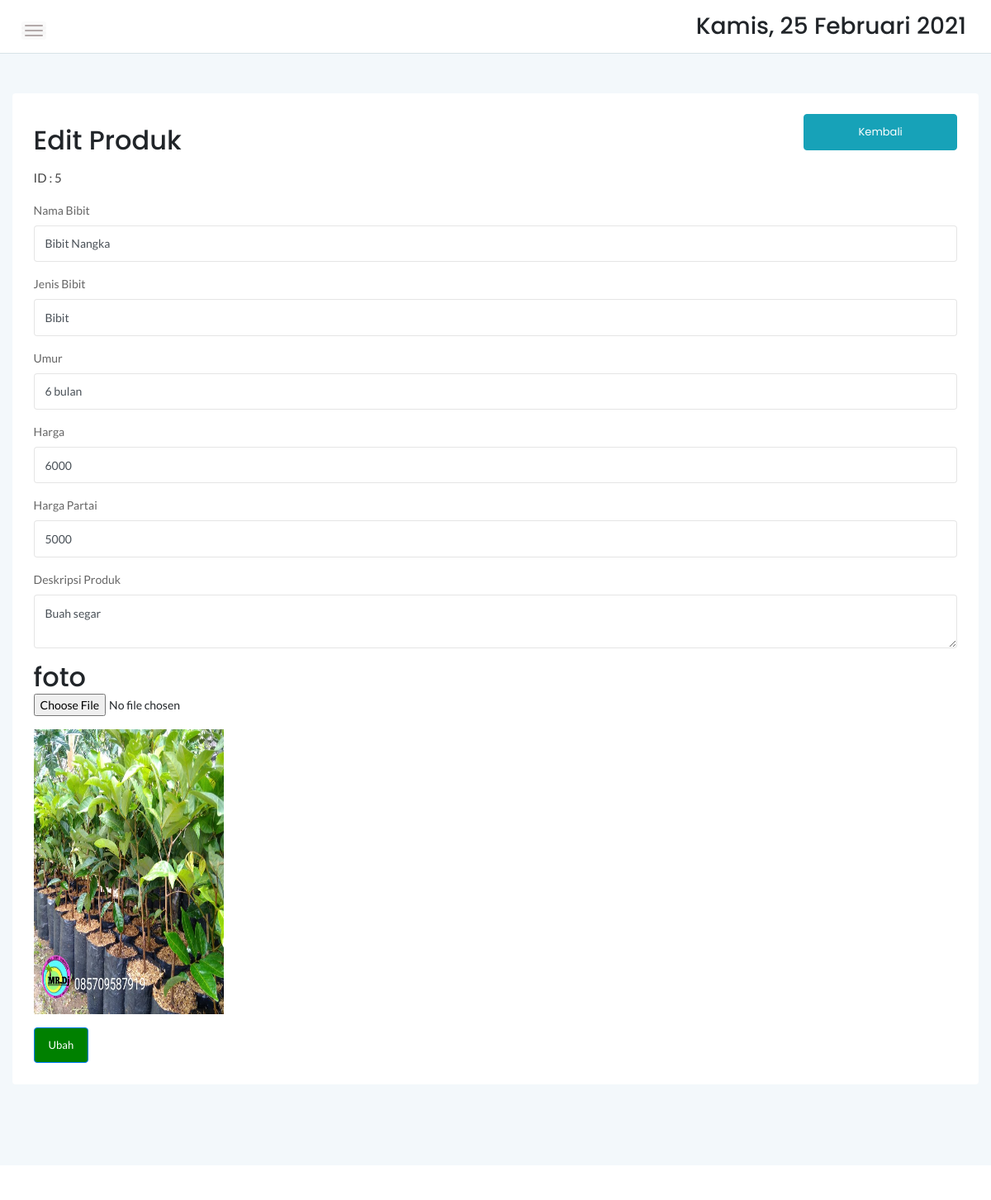
Screenshot of /admin/produk-edit.php?status=edit&&id=5 with the database file from the repository.
### tables this page shows
CREATE TABLE `barang` (
  `idbarang` int(11) NOT NULL,
  `nama_barang` varchar(45) DEFAULT NULL,
  `jenis_barang` varchar(45) DEFAULT NULL,
  `stok_barang` int(11) DEFAULT NULL,
  `umur` varchar(10) DEFAULT NULL,
  `foto_barang` varchar(100) DEFAULT NULL,
  `harga` varchar(30) NOT NULL,
  `harga_partai` int(11) NOT NULL,
  `deskripsi` text NOT NULL,
  `tgldibuat` timestamp NOT NULL DEFAULT current_timestamp()
);

### admin/produk-edit.php (the view, shortened to what this page needs)
<?php
include_once '../koneksi.php';
$id = $_GET['id'];
$userquery = ("SELECT * FROM barang WHERE idbarang = ".$id);
$row = mysqli_query($koneksi, $userquery);
$data = mysqli_fetch_array($row);
$gambar = $data["foto_barang"];
?>
<!doctype html>
<html class="no-js" lang="en">
<head>
    <link rel="stylesheet" href="assets/css/bootstrap.min.css">
    <link rel="stylesheet" href="assets/css/font-awesome.min.css">
    <link rel="stylesheet" href="assets/css/themify-icons.css">
    <link rel="stylesheet" href="assets/css/metisMenu.css">
    <link rel="stylesheet" href="assets/css/owl.carousel.min.css">
    <link rel="stylesheet" href="assets/css/slicknav.min.css">
    <link rel="stylesheet" href="https://www.amcharts.com/lib/3/plugins/export/export.css" type="text/css" media="all" />
	<link rel="stylesheet" type="text/css" href="https://cdn.datatables.net/1.10.20/css/jquery.dataTables.min.css">
    <link rel="stylesheet" type="text/css" href="https://cdn.datatables.net/1.10.20/css/jquery.dataTables.css">
    <link rel="stylesheet" type="text/css" href="https://cdn.datatables.net/1.10.20/css/dataTables.bootstrap4.min.css">
    <link rel="stylesheet" type="text/css" href="https://cdn.datatables.net/responsive/2.2.3/css/responsive.bootstrap.min.css">
    <link rel="stylesheet" type="text/css" href="https://cdn.datatables.net/responsive/2.2.3/css/responsive.jqueryui.min.css">
	<link rel="stylesheet" type="text/css" href="https://cdn.datatables.net/buttons/1.5.2/css/buttons.dataTables.min.css">
    <link rel="stylesheet" href="assets/css/typography.css">
    <link rel="stylesheet" href="assets/css/default-css.css">
    <link rel="stylesheet" href="assets/css/styles.css">
    <link rel="stylesheet" href="assets/css/responsive.css">
</head>
<body>
    <div class="page-container">
        <div class="main-content">
            <div class="header-area">
                <div class="row align-items-center">
                    <div class="col-md-6 col-sm-8 clearfix">
                        <div class="nav-btn pull-left">
                            <span></span>
                            <span></span>
                            <span></span>
                        </div>
                    </div>
                    <div class="col-md-6 col-sm-4 clearfix">
                        <ul class="notification-area pull-right">
                            <li><h3><div class="date">
						</b></div></h3>
						</li>
                        </ul>
                    </div>
                </div>
            </div>
            <div class="main-content-inner">
                <div class="row mt-5 mb-5">
                    <div class="col-12">
                        <div class="card">
                            <div class="card-body">
                                <div class="d-sm-flex justify-content-between align-items-center">
									<h2>Edit Produk</h2>
									<a href="produk.php" style="margin-bottom:20px" class="btn btn-info col-md-2">Kembali</a>
                                </div>
                                    <form method="post" enctype="multipart/form-data">
                                      <div class="mb-3">
                                        <p>ID : <?php echo $id; ?></p>
                                      </div>
                                      <div class="mb-3">
                                        <label for="exampleInputEmail1" class="form-label">Nama Bibit</label>
                                        <input type="text" name="nama_barang" class="form-control" value="<?php echo $data['nama_barang']; ?>" placeholder="Nama Bibit" required=>
                                      </div>
                                      <div class="mb-3">
                                        <label for="exampleInputPassword1" class="form-label">Jenis Bibit</label>
                                        <input type="text" name="jenis_barang" class="form-control" value="<?php echo $data['jenis_barang']; ?>" placeholder="Jenis Bibit" required>
                                      </div>
                                      <div class="mb-3">
                                        <label for="exampleInputPassword1" class="form-label">Umur</label>
                                        <input type="text" name="umur" class="form-control" value="<?php echo $data['umur']; ?>" placeholder="Umur" required>
                                      </div>
                                      <div class="mb-3">
                                        <label for="exampleInputPassword1" class="form-label">Harga</label>
                                        <input type="text" name="harga" class="form-control" value="<?php echo $data['harga']; ?>" placeholder="Harga" required>
                                      </div>
                                      <div class="mb-3">
                                        <label for="exampleInputPassword1" class="form-label">Harga Partai</label>
                                        <input type="text" name="harga_partai" class="form-control" value="<?php echo $data['harga_partai']; ?>" placeholder="Harga Partai" required>
                                      </div>
                                      <div class="mb-3">
                                        <label for="exampleInputPassword1" class="form-label">Deskripsi Produk</label>
                                        <textarea name="deskripsi" class="form-control" required><?php echo $data['deskripsi']; ?></textarea>
                                      </div>
                                      <div class="mb-3">
                                          <h2 class="name">foto</h2>
                                        <input class="nama" type="file" name="foto_barang">
                                      </div>
                                        <?php
                                          if($_GET["status"] == "edit"){
                                            echo "<img src='../foto_brg/$gambar' alt='' style='width: 230px; height: 345px;' class='mb-3'>";
                                          }
                                        ?>
                                      <br>
                                      <button type="submit" name="edit" class="btn btn-primary" style="background-color: #008000;">Ubah</button>
                                    </form>
                            </div>
                        </div>
                    </div>
                </div>
            </div>
        </div>
        <footer>
            <div class="footer-area">
            </div>
        </footer>
    </div>
</body>
</html>

### admin/assets/css/styles.css (style rules this page uses)
.page-container { width: 100%; height: 100%; min-height: 100vh; padding-left: 280px; -webkit-transition: padding-left 0.3s ease 0s; transition: padding-left 0.3s ease 0s; }
.card { border: none; border-radius: 4px; background-color: #fff; -webkit-transition: all 0.3s ease 0s; transition: all 0.3s ease 0s; }
.card-body { padding: 25.6px; padding: 1.6rem; }
.main-content { width: 100%; background: #F3F8FB; }
.main-content-inner { padding: 0 30px 50px; }
.header-area { padding: 15px 30px; background: #fff; border-bottom: 1px solid #d8e3e7; }
.nav-btn { margin-right: 30px; margin-top: 10px; cursor: pointer; }
.nav-btn span { display: block; width: 22px; height: 2px; background: #b3aaaa; margin: 4px 0; border-radius: 15px; -webkit-transition: all 0.3s ease 0s; transition: all 0.3s ease 0s; box-shadow: 0 0 0 4px rgba(99, 96, 96, 0.03); }
.notification-area { -webkit-user-select: none; -moz-user-select: none; -ms-user-select: none; user-select: none; position: relative; z-index: 1; }
.notification-area li { display: inline-block; margin-left: 20px; cursor: pointer; -webkit-user-select: none; -moz-user-select: none; -ms-user-select: none; user-select: none; }
.footer-area { text-align: center; padding: 23px 0 19px; background: #fff; }
.btn { padding: 11px 17px; font-size: 13px; letter-spacing: 0; }
.form-control, .form-control:focus { outline: none; box-shadow: none; }
.form-control { font-size: 14px; border: 1px solid rgba(170, 170, 170, .3); padding: 10.72px 12.8px; padding: .67rem .8rem; }
label { font-weight: 500; color: #666; display: inline-block; margin-bottom: 8px; margin-bottom: .5rem; }

### admin/assets/css/responsive.css (style rules this page uses)
@media (min-width: 1200px) and (max-width: 1364px) { .main-content-inner { padding: 0 15px 50px; } }
@media (min-width: 1200px) and (max-width: 1364px) { .page-container, .sbar_collapsed.page-container { padding-left: 0; } }

### rows the page displays
barang: nama_barang "Bibit Nangka", jenis_barang "Bibit", umur "6 bulan", harga "6000", harga_partai "5000", deskripsi "Buah segar", foto_barang (picture)

### other values shown
$id "5"
